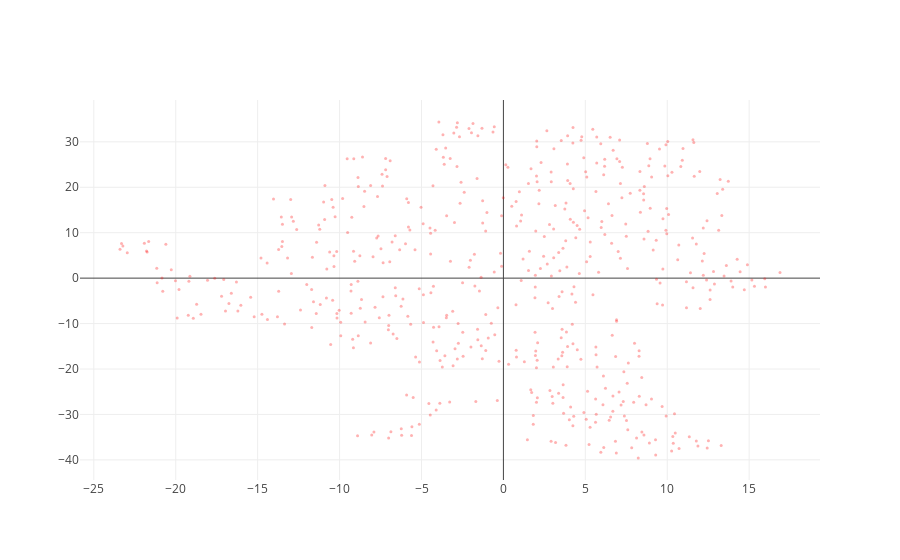

Source (notebook cell):
### Code cell
# plot using plotly-offline to display in notebooks
import plotly.graph_objs as go
from plotly.offline import download_plotlyjs, init_notebook_mode, plot, iplot

from sklearn.manifold import TSNE

# to display plotly images in notebook enable this
init_notebook_mode(connected=True)

# reduce to 2D
tsne = TSNE(n_components=2)

# transform the generated word2vec vectors
X_tsne = tsne.fit_transform(vectors)

N = len(vectors)
random_x = X_tsne[:, 0]
random_y = X_tsne[:, 1]


# Plot and embed in ipython notebook!
#iplot({ 'data': [{"x": list(X_tsne[:, 0]), "y": list(X_tsne[:, 1])}] })
#iplot({ 'data': [{"x": list(X_tsne[:, 0]), "y": list(X_tsne[:, 1])}] })


iplot([go.Scatter(x=list(X_tsne[:, 0]), y=list(X_tsne[:, 1]), text= labels, mode='markers', marker=go.Marker(color='red', size=3, opacity=0.3))])

### Figure 1 — Plotly figure (JSON) as saved in the notebook; plotly's stock layout.template omitted (floating-point values rounded to 4 significant figures; data arrays with more than 128 entries replaced by an {"elided": "..."} marker saying what was removed)
{"data": [{"marker": {"color": "red", "opacity": 0.3, "size": 3}, "mode": "markers", "text": {"elided": "541 str values"}, "type": "scatter", "x": {"elided": "541 float values"}, "y": {"elided": "541 float values"}}], "layout": {}}
